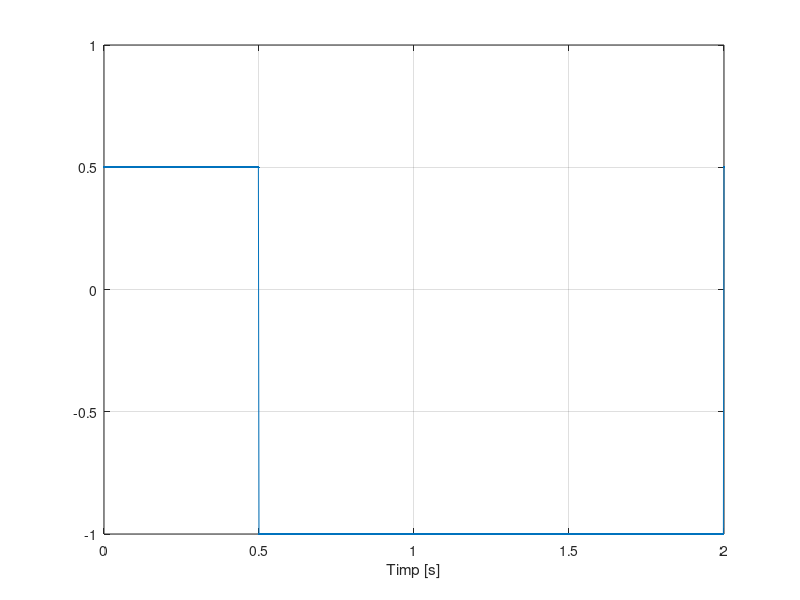

Write the MATLAB code that produced this figure. (Note: this script raises an error after producing the figure.)
%Tema_de_casa_e1_Ene_Maria-Georgiana
figure(1)
t=0:0.002:2;
sd=0.75*square(2*pi*0.5*t,25)-0.25;     %se realizeaza functia care genereaza semnalul dreptunghiular
plot(t,sd,'.-'),xlabel('Timp [s]'),grid %se afiseaza grafic semnalul sd in functie de in functie de t
dutycycle(sd,t),grid

figure(2)
t=0:0.02:2;
sd=0.75*square(2*pi*0.5*t,25)-0.25;        %se realizeaza functia care genereaza semnalul dreptunghiular
plot(t,sd,'.-'),xlabel('Timp [s]'),grid    %se afiseaza grafic semnalul sd in functie de in functie de t
dutycycle(sd,t),grid

figure(3)
t=0:0.2:2;
sd=0.75*square(2*pi*0.5*t,25)-0.25;        %se realizeaza functia care genereaza semnalul dreptunghiular
plot(t,sd,'.-'),xlabel('Timp [s]'),grid    %se afiseaza grafic semnalul sd in functie de in functie de t
dutycycle(sd,t),grid